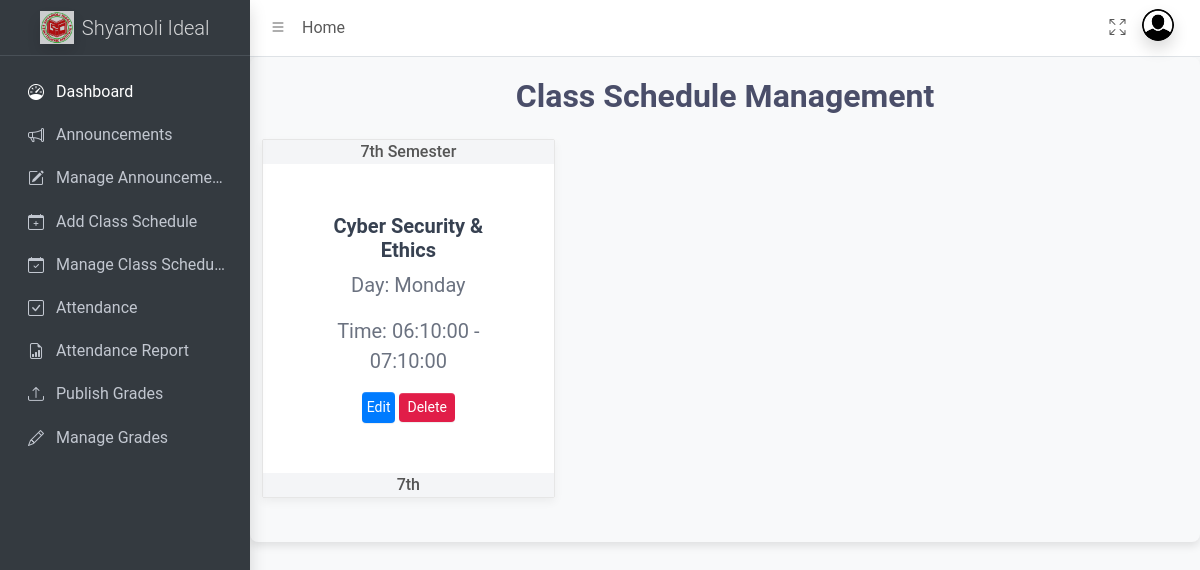
The page /teacher/dist/pages/class_schedule_management.php on the database its author committed.
### tables this page shows
CREATE TABLE `class_schedule` (
  `id` int(11) NOT NULL,
  `subject_id` int(11) NOT NULL,
  `day` enum('Saturday','Sunday','Monday','Tuesday','Wednesday','Thursday','Friday') NOT NULL,
  `start_time` time NOT NULL,
  `end_time` time NOT NULL,
  `teacher_name` varchar(255) NOT NULL,
  `semester` enum('1st','2nd','3rd','4th','5th','6th','7th','8th') NOT NULL
);

CREATE TABLE `subjects` (
  `id` int(11) NOT NULL,
  `subject_name` varchar(255) NOT NULL,
  `subject_code` varchar(10) NOT NULL,
  `semester` enum('1st','2nd','3rd','4th','5th','6th','7th','8th') NOT NULL
);

### teacher/dist/pages/class_schedule_management.php (the view, shortened to what this page needs)
<?php
require_once 'partials/header.php';
require_once 'partials/navbar.php';
require_once 'partials/sidebar.php';
$class_schedules = $conn->query("SELECT cs.*, s.subject_name FROM class_schedule cs JOIN subjects s ON cs.subject_id = s.id");
?>
<main class="app-main">
<!DOCTYPE html>
<html lang="en">
<head>
    <link rel="stylesheet" href="../assets/bootstrap/css/bootstrap.min.css">
</head>
<body>
<div class="container">
    <h2>Class Schedule Management</h2>
    <div class="row">
        <?php while ($row = $class_schedules->fetch_assoc()): ?>
            <div class="col-md-6 col-lg-4">
                <div class="schedule-card">
                    <div class="card-header"><?= $row['semester']; ?> Semester</div>
                    <div class="card-body">
                        <h5 class="subject-title"><?= $row['subject_name']; ?></h5>
                        <p class="card-text">Day: <?= $row['day']; ?></p>
                        <p class="card-text">Time: <?= $row['start_time']; ?> - <?= $row['end_time']; ?></p>
                        <button class="btn btn-primary btn-sm" data-bs-toggle="modal" data-bs-target="#updateModal"
                                data-id="<?= $row['id']; ?>"
                                data-subject-id="<?= $row['subject_id']; ?>"
                                data-day="<?= $row['day']; ?>"
                                data-start-time="<?= $row['start_time']; ?>"
                                data-end-time="<?= $row['end_time']; ?>"
                                data-semester="<?= $row['semester']; ?>">
                            Edit
                        </button>
                        <button class="btn btn-danger btn-sm delete-btn" data-id="<?= $row['id']; ?>">
                            Delete
                        </button>
                    </div>
                    <div class="card-footer"><?= $row['semester']; ?></div>
                </div>
            </div>
        <?php endwhile; ?>
    </div>
</div>
</body>
</html>
</main>
<?php require_once './partials/footer.php'; ?>

### teacher/dist/pages/class_schedule_management.php (style rules this page uses)
body { font-family: 'Roboto', sans-serif; background: #f9fafc; color: #333; }
.container { margin-top: 0px; max-width: 1200px; }
h2 { font-size: 2rem; font-weight: 700; color: #4a4e69; text-align: center; margin-bottom: 1.5rem; }
.schedule-card { background: #fff; border: 1px solid #e6e6e6; border-radius: 2px; box-shadow: 0 4px 10px rgba(0, 0, 0, 0.05); transition: transform 0.3s ease; margin-bottom: 1.5rem; }
.card-header, .card-footer { background-color: #f4f5f7; color: #555; font-weight: 500; text-align: center; }
.card-body { padding: 50px; text-align: center; }
.subject-title { font-size: 20px; font-weight: 600; color: #374151; }
.card-text { font-size: 20px; color: #6b7280; }
.btn-primary { background-color: #007bff; border: none; transition: background-color 0.3s ease; padding: 5px; }
.btn-danger { background-color: #e11d48; border: none; transition: background-color 0.3s ease; }

### rows shown on the page
class_schedule: semester "7th", subject.subject_name "Cyber Security & Ethics", day "Monday", start_time "06:10:00", end_time "07:10:00"
